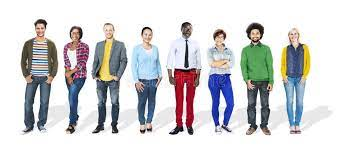
#> input picture people.jpg, 337 x 150 px
$ jupyter execute --allow-errors 'Problem 2.ipynb'
#> lines starting #> are read from the running program, lines starting #| are printed output that depends on the picture
[cell 1]
import cv2
import matplotlib.pyplot as plt
import numpy as np
image=cv2.imread(r"people.jpg")
#> image is the input picture: shape (150, 337, 3); mean B, G, R 209.2, 208.3, 208.2
plt.imshow(image),
plt.title('Image with persons')

[cell 2]
# Minimum probability to filter weak detections
confidence_threshold = 0.2

# Initialize the list of class labels MobileNet SSD was trained to
# detect, then generate a set of bounding box colors for each class
CLASSES = ["person"]
COLORS = np.random.uniform(0, 255)

# Load our serialized model from disk
#> (the rest of this cell did not finish here and is left out)

[cell 3]
(h, w) = image.shape[:2]
#> h = 150; w = 337
scale_factor = 800 / w # we want width=800, and want to keep the aspect ratio
#> scale_factor = 2.37
dim = (int(w * scale_factor), int(h * scale_factor))
#> dim = (799, 356)
image = cv2.resize(image, dim, interpolation = cv2.INTER_AREA)
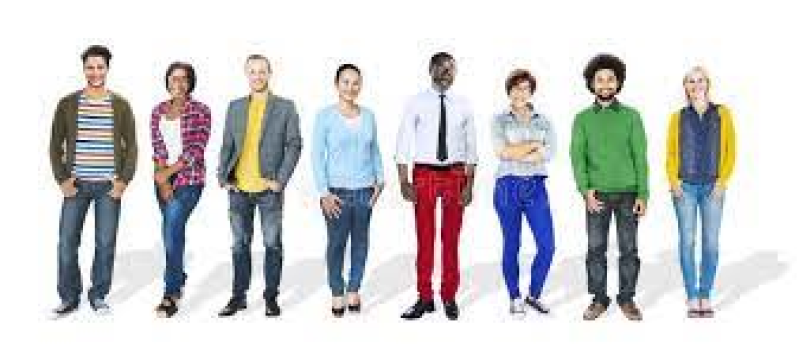
#> image: shape (356, 799, 3); mean B, G, R 209.2, 208.3, 208.2

	# Grab the new frame dimensions
(h, w) = image.shape[:2]
#> h = 356; w = 799

	# Convert the frame to a blob
blob = cv2.dnn.blobFromImage(image, 0.007843, (300, 300), 127.5)

	# Pass the blob through the network and obtain the detections and predictions
#> (the rest of this cell did not finish here and is left out)
